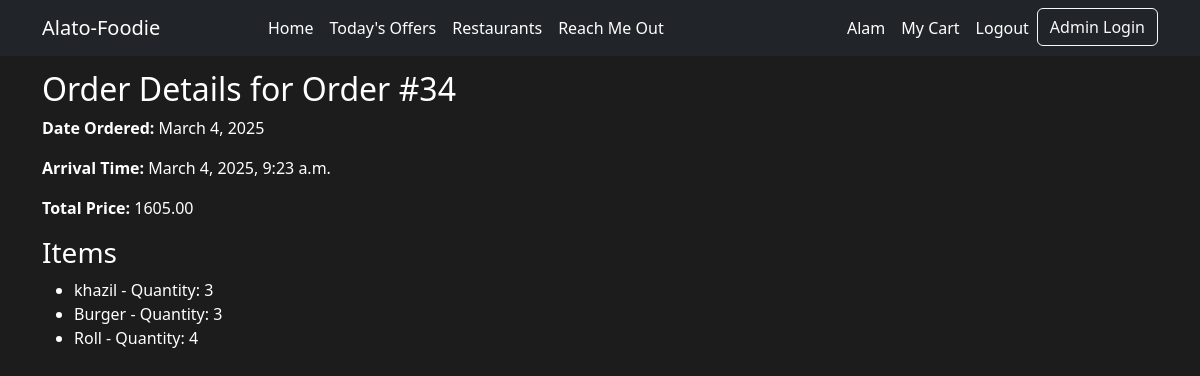
Screenshot of /orders/34/ (signed in) with the database file from the repository.
### home/models.py (models this page shows, shortened)
class Order(models.Model):
    user = models.ForeignKey(User, on_delete=models.CASCADE)
    address = models.CharField(max_length=255)
    phone_number = models.CharField(max_length=15)
    date_ordered = models.DateField(auto_now_add=True)
    arrival_time = models.DateTimeField(default=timezone.now)  # Set a default value
    items = models.ManyToManyField('CartItem', related_name='orders')
    total_price = models.DecimalField(max_digits=10, decimal_places=2, default=0)
    status = models.CharField(max_length=20, default="Pending")

class OrderItem(models.Model):
    order = models.ForeignKey('Order', related_name='order_items', on_delete=models.CASCADE)
    food_item = models.ForeignKey(FoodItem, on_delete=models.CASCADE)
    quantity = models.PositiveIntegerField()
    price = models.DecimalField(max_digits=10, decimal_places=2)

class FoodItem(models.Model):
    restaurant = models.ForeignKey(Restaurant, related_name='food_items', on_delete=models.CASCADE)
    name = models.CharField(max_length=100)
    description = models.TextField()
    price = models.DecimalField(max_digits=6, decimal_places=2)
    image = models.ImageField(upload_to='food_items/', blank=True, null=True)

### home/views.py (the view)
# urls.py: path('orders/<int:order_id>/', views.order_detail, name='order_detail'),  # New line for order details
@login_required(login_url='customer_login')
def order_detail(request, order_id):
    order = get_object_or_404(Order, id=order_id, user=request.user)
    items = order.order_items.all()  # Retrieve OrderItem instances associated with the order
    return render(request, 'order_detail.html', {'order': order, 'items': items})

### home/templates/order_detail.html
{% extends 'base.html' %}
{% block content %}
    <div class="container mt-5">
        <h2>Order Details for Order #{{ order.id }}</h2>
        <p><strong>Date Ordered:</strong> {{ order.date_ordered }}</p>
        <p><strong>Arrival Time:</strong> {{ order.arrival_time }}</p>
        <p><strong>Total Price:</strong> {{ order.total_price }}</p>
        <h3>Items</h3>
        <ul>
            {% for item in items %}
                <li>{{ item.food_item.name }} - Quantity: {{ item.quantity }}</li>
            {% endfor %}
        </ul>
    </div>
{% endblock %}

### templates/nav.html (shortened to what this page needs)
<nav class="navbar navbar-expand-lg navbar-dark bg-dark fixed-top">
    <div class="container">
        <a class="navbar-brand" href="{% url 'index' %}">Alato-Foodie</a>
        <div class="collapse navbar-collapse" id="navbarNav">
            <ul class="navbar-nav mx-auto">
                <li class="nav-item">
                    <a class="nav-link" href="{% url 'index' %}#home">Home</a>
                </li>
                <li class="nav-item">
                    <a class="nav-link" href="{% url 'index' %}#offers">Today's Offers</a>
                </li>
                <li class="nav-item">
                    <a class="nav-link" href="{% url 'index' %}#restaurants">Restaurants</a>
                </li>
                <li class="nav-item">
                    <a class="nav-link" href="{% url 'index' %}#contact">Reach Me Out</a>
                </li>
            </ul>
            <ul class="navbar-nav ms-auto">
                {% if user.is_authenticated %}
                    <li class="nav-item dropdown" id="profileDropdown">
                        <a class="nav-link" href="#" onclick="toggleDropdown()">{{user.username.title}}</a>
                    </li>
                    <li class="nav-item">
                        <a class="nav-link" href="{% url "cart" %}">My Cart</a>
                    </li>
                    <li class="nav-item">
                        <a class="nav-link" href="{% url 'customer_logout' %}">Logout</a>
                    </li>
                {% endif %}
                <li class="nav-item">
                    <a class="btn btn-outline-light" href="{% url 'admin_manager:admin_login' %}">Admin Login</a>
                </li>
            </ul>
        </div>
    </div>
</nav>

### static/css/index.css (style rules this page uses)
body { height: 100vh; color: white; background-color: rgb(29, 28, 28); }
.navbar { background-color: rgba(0, 0, 0, 0.7); }
.navbar-brand, .nav-link { color: white !important; }

### rows the page displays
Order: id "34", date_ordered "March 4, 2025", arrival_time "March 4, 2025, 9:23 a.m.", total_price "1605.00"
OrderItem: food_item.name "khazil", quantity "3"
OrderItem: food_item.name "Burger", quantity "3"
OrderItem: food_item.name "Roll", quantity "4"

### other values shown
{{ user.username.title }} "Alam"
